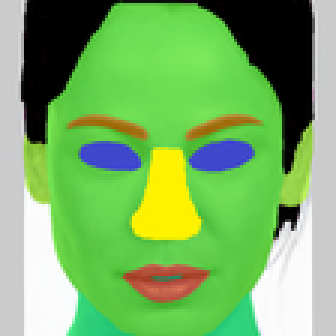
#> input picture 3yanma/inout/img.png, 112 x 112 px, found by its file name (shown 3 times larger)
$ python yanma.py
#> lines starting #> are read from the running program, lines starting #| are printed output that depends on the picture
import cv2
import numpy as np
from sklearn.cluster import KMeans


def quantize_colors(image_path, k=3, output_path="output_quantized.jpg"):
    # 1. 读取图像
#> called with image_path = 'img.png', k = 3, output_path = 'output_quantized.jpg'
    image = cv2.imread(image_path)
#> image is the input picture: shape (112, 112, 3); mean B, G, R 99.9, 175.9, 121.8
    if image is None:
        print("无法读取图像，请检查路径是否正确")
        return

    # 2. 将图像从BGR转换为RGB
    image_rgb = cv2.cvtColor(image, cv2.COLOR_BGR2RGB)

    # 3. 将图像数据重塑为二维数组（每个像素是一个RGB向量）
    pixels = image_rgb.reshape(-1, 3)

    # 4. 使用K-means聚类提取主要颜色
    kmeans = KMeans(n_clusters=k, random_state=42)
    kmeans.fit(pixels)
    labels = kmeans.labels_  # 每个像素的聚类标签
    dominant_colors = kmeans.cluster_centers_.astype(int)  # 主要颜色

    # 5. 创建一个新的图像，用主要颜色替换原始像素
    quantized_image = dominant_colors[labels].reshape(image_rgb.shape).astype(np.uint8)

    # 6. 保存结果
    cv2.imwrite(output_path, cv2.cvtColor(quantized_image, cv2.COLOR_RGB2BGR))
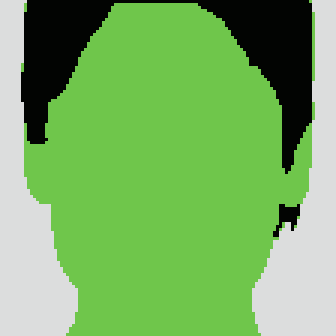
#> saved as output_quantized.jpg: shape (112, 112, 3) (shown 3 times larger); mean B, G, R 99.5, 175.5, 121.4
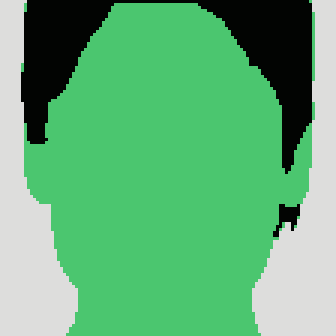
#> quantized_image: shape (112, 112, 3) (shown 3 times larger); mean of channels 0, 1, 2 121.4, 175.5, 99.5; drawn as B, G, R
    print(f"量化后的图像已保存到 {output_path}")


# 示例用法
input_image_path = "img.png"  # 输入图像路径
output_image_path = "output_quantized.jpg"  # 输出图像路径
quantize_colors(input_image_path, k=3, output_path=output_image_path)
